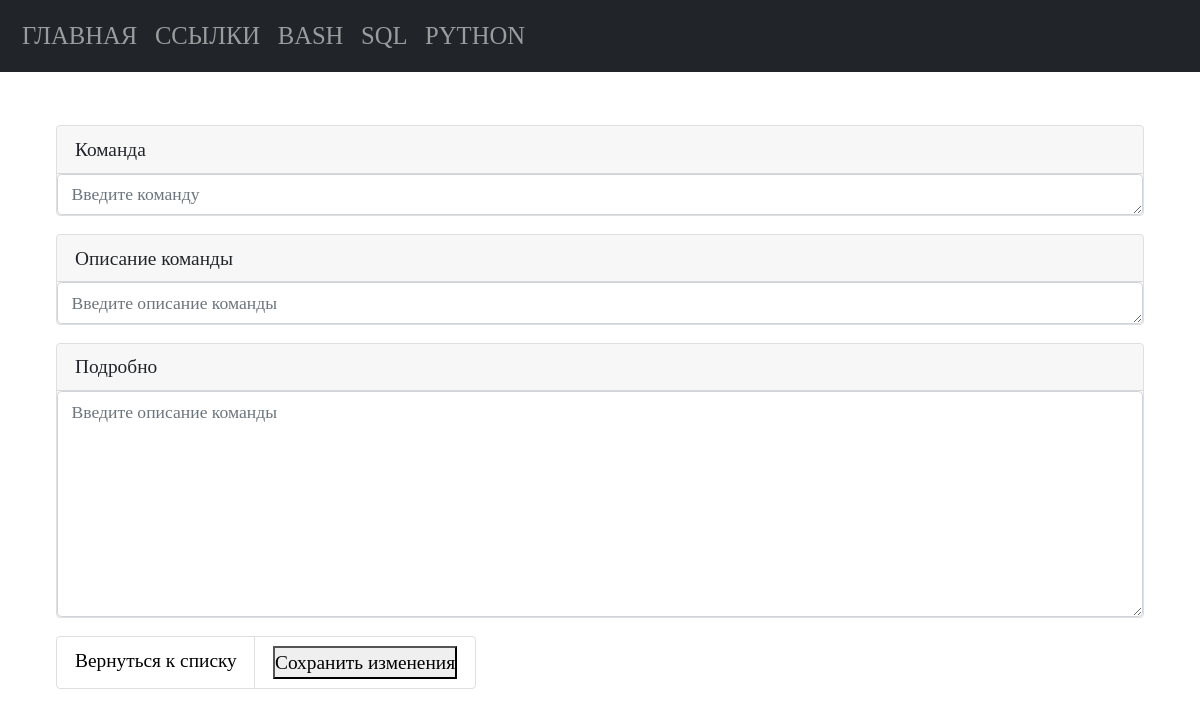
The app's page /bash/edit/96/, older data.
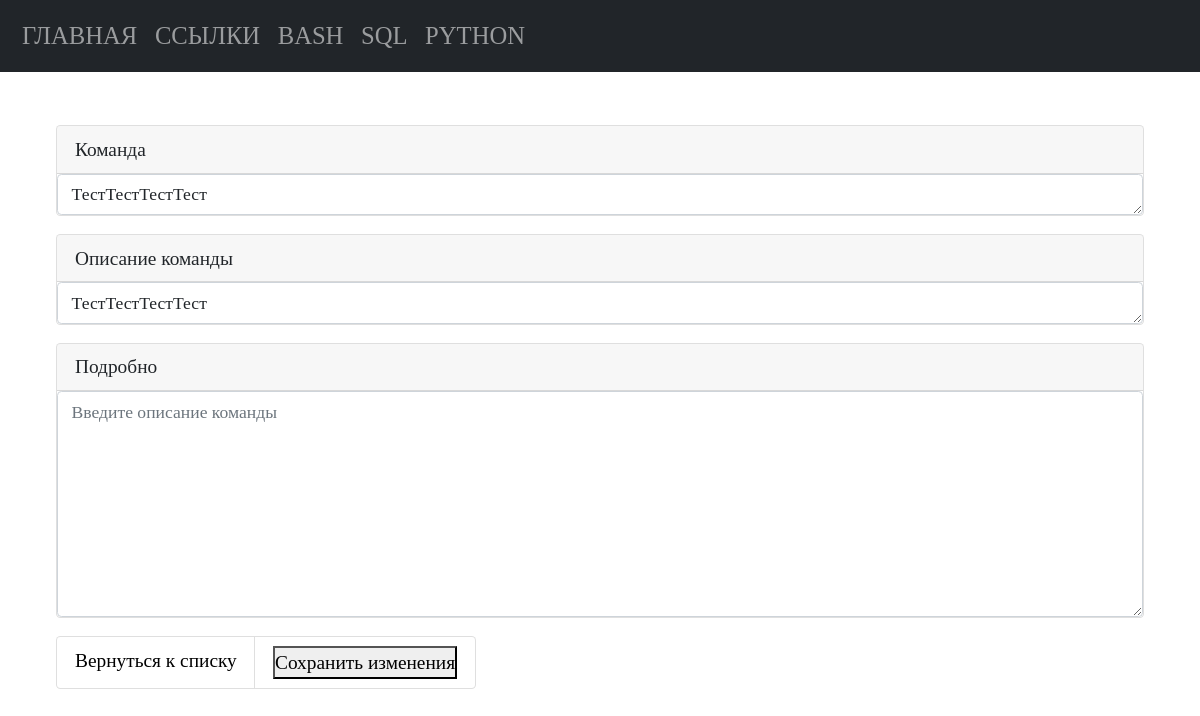
The same page, newer data.
### tables this page shows
CREATE TABLE "bash" (
    bash_id INTEGER PRIMARY KEY AUTOINCREMENT,
    bash_command TEXT NOT NULL,
    bash_name TEXT NOT NULL
  );

### app.py (the view, shortened to what this page needs)
@app.route("/bash/edit/<int:bash_id>/", methods=("GET", "POST"))
def edit_bash_command(bash_id):
    conn = get_db_connection()
    edit_bash_command_view = conn.execute("SELECT * FROM bash WHERE bash_id = ?",
                                          (bash_id,)).fetchone()
    return render_template("bash/edit_bash_command.html", edit_bash_command_view=edit_bash_command_view)

### app.py (called while the page is built)
def get_db_connection():
    db_path = os.path.join(BASE_DIR, "database.db")
    conn = sqlite3.connect(db_path)
    conn.row_factory = sqlite3.Row
    return conn

### templates/bash/edit_bash_command.html (shortened to what this page needs)
{% extends 'base.html' %}
{% block content %}
<div class="container p-4">
   <form method="post">
      <div class="card mb-3">
         <label for="bash_command" class="card-header">Команда</label>
         <textarea class="form-control" id="bash_command" name="bash_command" rows="1" placeholder="Введите команду"
            required>{{ edit_bash_command_view.bash_command }}</textarea>
      </div>
      <div class="card mb-3">
         <label for="bash_name" class="card-header">Описание команды</label>
         <textarea class="form-control" id="bash_name" name="bash_name" rows="1" placeholder="Введите описание команды"
            required>{{ edit_bash_command_view.bash_name }}</textarea>
      </div>
      <div class="card mb-3">
         <label for="bash_description" class="card-header">Подробно</label>
         <textarea class="form-control" id="bash_description" name="bash_description" rows="8" placeholder="Введите описание команды"
            required>{{ edit_bash_command_view.bash_description }}</textarea>
      </div>
      <ul class="list-group list-group-horizontal">
         <li class="list-group-item">
             <a href="{{ url_for('bash_list_commands') }}">Вернуться к списку</a>
         </li>
         <li class="list-group-item save">
            <button type="submit" value="" class="add">Сохранить изменения</button>
         </li>
      </ul>
   </form>
</div>
{% endblock %}

Row changes from the older to the newer data that the page shows:
added bash: bash_command "ТестТестТестТест", bash_name "ТестТестТестТест"
